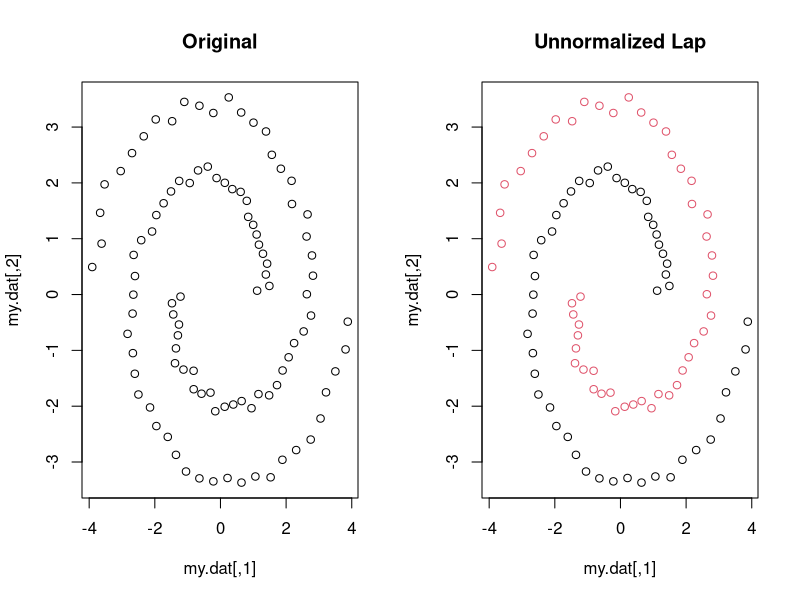
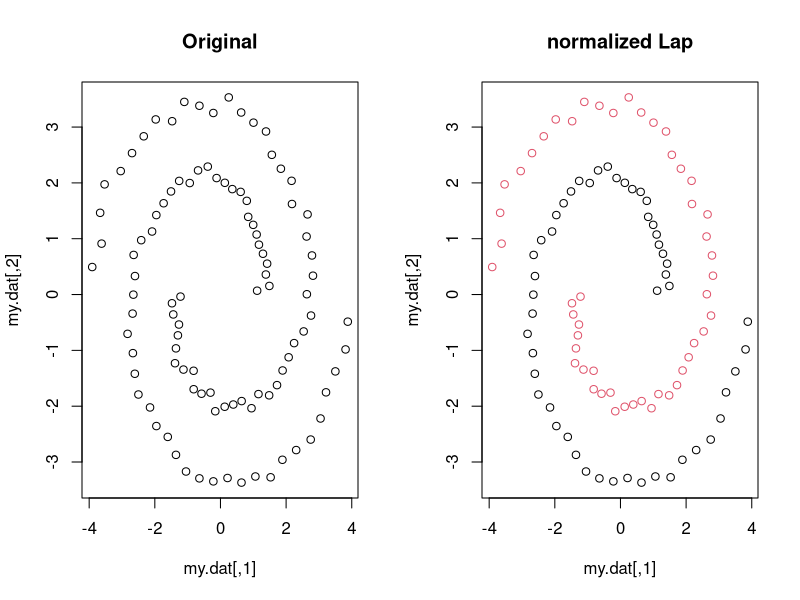

These figures' R source, in order:
library(mlbench)
set.seed(111)
obj = mlbench.spirals(100,1,0.025)
my.dat =  4 * obj$x


#This is a function that performs the spectral cluster algorithm
#Package needed: stats, expm
#Input: 
      #my.dat: data matrix
      #n.line: numerical values indicating how many lines to de drawn for each point
      #n.cluster: numerical value indeicates the number of clusters
      #A boolean variable indicating whether to calculate a normalized laplacian matrix
#output:
      #km.ouput: A k-means object that contains clluster results

library(stats)
library(expm)

Spectral.Cluster = function(my.dat,n.line=3,n.cluster=2,normal = F) {
  
  Nrow = nrow(my.dat)
  
  #Construct Matrix that contains similarity between each values
  Similar = matrix(rep(NA,Nrow^2), ncol=Nrow)
  
  for(i in 1:Nrow) {
    for(j in 1:Nrow) {
      Similar[i,j] = exp( -1 * norm(as.matrix(my.dat[i,]-my.dat[j,]), type="F"))
    }
  }
  
  N = length(Similar[,1])
  
  #Construct Affinity matrix
  Affinity = matrix(rep(0,N^2), ncol=N)
    for(i in 1:N) { # for each line
      # only connect to those points with larger similarity 
      best = sort(Similar[i,], decreasing=TRUE)[1:n.line]
      for (b in best) {
        j = which(Similar[i,] == b)
        Affinity[i,j] = Similar[i,j]
        Affinity[j,i] = Similar[i,j]
      }
    }
  
  #COnstruct degree matrix Degree   #Not sure since this part
  Degree = diag(apply(Affinity,1,sum))
  
  #Construct unnormalizaed graph Laplacian
  Lap = Degree - Affinity
  
  if(normal){
  #Construct normalizaed graph Laplacian
  Lap = (Degree %^% (-1/2)) %*% Lap %*% (Degree %^% (-1/2))
  }
  
  ev = eigen(Lap, symmetric=TRUE)#find eigenvectors for the Laplacian
  Final   = ev$vectors[,(ncol(ev$vectors)-n.cluster+1):ncol(ev$vectors)]#Locate the n.cluster smallest eigenvectors to construct final matrix 
  
  #perform k-means algorithm to cluster the final matrix
  km.ouput = kmeans(Final, centers=n.cluster, nstart=5)
  
  return(km.ouput)  
}

A = Spectral.Cluster(my.dat,n.line=3,n.cluster=2,normal = F) 
B = Spectral.Cluster(my.dat,n.line=3,n.cluster=2,normal = T) 


#mrofw(c(1,2))
par(mfrow=c(1,2))
plot(my.dat,main="Original")
plot(my.dat, col=A$cluster,main="Unnormalized Lap")

par(mfrow=c(1,2))
plot(my.dat,main="Original")
plot(my.dat, col=B$cluster,main="normalized Lap")
